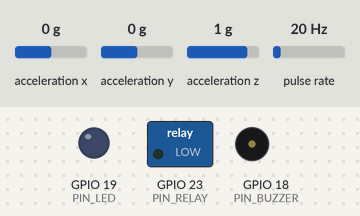
Simulated run of this sketch. Board: ESP32. Parts: switched loads named in the sketch (green lamp = pin HIGH), output pins drawn as LEDs (lit = HIGH), buzzer (waves = sounding, pin HIGH). Wiring (from diagram.json): MPU-6050 motion sensor at I2C address 0x68. Wiring (inferred from the names in the program): pulse sensor: data GPIO 4. Inputs (shaded band) come from the test bench; at power-on: acceleration x 0 g, acceleration y 0 g, acceleration z 1 g, pulse rate 20 Hz. WiFi joins after 1.5 s; servers stay silent unless stated; no MQTT or app messages arrive unless stated; what the sketch prints to the serial monitor is not drawn.

Above: at 3.1 s.
3.2 s: acceleration x set to -1 g
At 4.3 s:
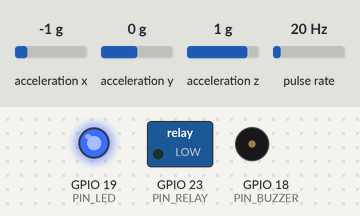
6.2 s: acceleration x set to -1.3 g
At 8.27 s:
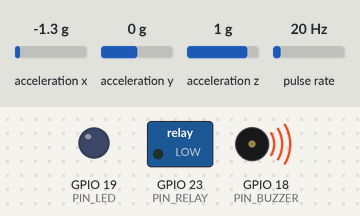
At 9.02 s:
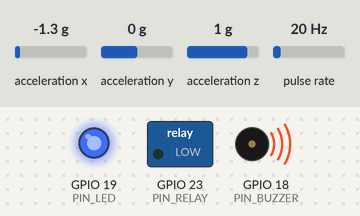
Timing chart, 0 to 22.2 s (numbered marks = the images above; inputs shaded):
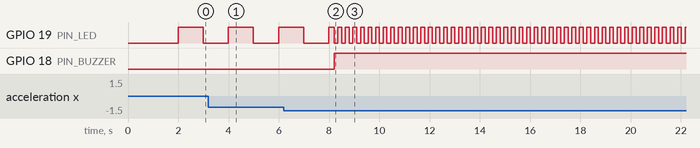

The sketch:

sketch.ino
```cpp
#include <WiFi.h>
#include <PubSubClient.h>
#include <Wire.h>

// =========================================================================
// SMART MOTORBIKE GUARDIAN - BỘ GIẢ LẬP CHUẨN TOÀN DIỆN (WOKWI SIMULATOR)
// Dành cho toàn bộ thành viên nhóm kiểm thử và hiểu kiến trúc hoạt động IoT
// =========================================================================

// --- Cấu hình Wi-Fi Wokwi & MQTT Broker ---
#define WIFI_SSID       "Wokwi-GUEST"
#define WIFI_PASSWORD   ""
#define MQTT_BROKER     "broker.emqx.io"
#define MQTT_PORT       1883

// UUID chuẩn của xe Honda SH 150i ABS trong Database
#define DEVICE_ID       "550e8400-e29b-41d4-a716-446655440001"
#define DEV_ALIAS       "dev-550e8400-0001"

// Các Topic MQTT trao đổi 2 chiều với Backend & Web Dashboard
#define TOPIC_TELEMETRY "guardian/" DEVICE_ID "/telemetry"
#define TOPIC_ALERT     "guardian/" DEVICE_ID "/alert"
#define TOPIC_STATUS    "guardian/" DEVICE_ID "/status"
#define TOPIC_CMD_SUB1  "guardian/" DEVICE_ID "/cmd/#"
#define TOPIC_CMD_SUB2  "guardian/" DEV_ALIAS "/cmd/#"
#define TOPIC_CMD_ACK   "guardian/" DEVICE_ID "/cmd/ack"

// --- Sơ đồ nối chân phần cứng (ESP32 DevKit V4) ---
#define PIN_RELAY       23  // Ngắt nguồn Motor DC (Mức THẤP: đóng tiếp điểm NO; Mức CAO: ngắt nguồn)
#define PIN_BUZZER      18  // Còi báo động chống trộm
#define PIN_LED         19  // Đèn LED hiển thị trạng thái an ninh
#define PIN_HALL        4   // Cảm biến từ trường Hall KY-003 (Đo xung vòng quay bánh xe)
#define PIN_SDA         21  // Đường I2C Data MPU-6050
#define PIN_SCL         22  // Đường I2C Clock MPU-6050

// Địa chỉ I2C của cảm biến MPU-6050
#define MPU_ADDR        0x68

// --- Định nghĩa 4 trạng thái an ninh ---
enum SecurityState {
    STATE_PARKED     = 0, // Xe đỗ bình thường, tắt bảo vệ
    STATE_ARMED      = 1, // Kích hoạt chế độ Canh giữ (Giám sát rung lắc / trộm)
    STATE_ALARM      = 2, // Đang phát hiện xâm phạm: Còi hú, gửi cảnh báo khẩn
    STATE_THEFT_LOCK = 3  // Đã kích hoạt chốt khóa động cơ an toàn
};

WiFiClient espClient;
PubSubClient mqttClient(espClient);

// Biến đo lường cảm biến
volatile uint32_t hallPulses = 0;
float currentSpeed = 0.0f;
float ax = 0.0f, ay = 0.0f, az = 9.81f;
float tiltAngle = 0.0f;
float dynamicAccel = 0.0f;

SecurityState currentState = STATE_PARKED;
bool isRelayCut = false;
bool isSirenActive = false;

// Bộ lọc Debounce và Cooldown
uint8_t consecutiveVibeCount = 0;
uint32_t lastAlertTime = 0;
uint32_t tiltStartTime = 0;
uint32_t lastTelemetrySend = 0;
uint32_t lastSpeedCalc = 0;
uint32_t lastLedBlink = 0;
bool ledState = false;

// Ngắt phần cứng ISR khi nam châm bánh xe quét qua cảm biến Hall
void IRAM_ATTR onHallPulse() {
    static uint32_t lastPulseMs = 0;
    uint32_t now = millis();
    if (now - lastPulseMs >= 15) { // Debounce chống rung 15ms
        hallPulses++;
        lastPulseMs = now;
    }
}

// Khởi động cảm biến gia tốc MPU-6050 qua I2C trực tiếp
bool initMPU6050() {
    Wire.begin(PIN_SDA, PIN_SCL);
    Wire.beginTransmission(MPU_ADDR);
    Wire.write(0x6B); // Thanh ghi quản lý nguồn PWR_MGMT_1
    Wire.write(0x00); // Đánh thức chip dậy (Thoát Sleep mode)
    byte err = Wire.endTransmission();
    return (err == 0);
}

// Đọc giá trị gia tốc 3 trục từ MPU-6050
bool readMPU6050(float &outAx, float &outAy, float &outAz) {
    Wire.beginTransmission(MPU_ADDR);
    Wire.write(0x3B); // Thanh ghi bắt đầu dữ liệu gia tốc ACCEL_XOUT_H
    if (Wire.endTransmission(false) != 0) return false;

    if (Wire.requestFrom(MPU_ADDR, 6) != 6) return false;

    int16_t rawX = (Wire.read() << 8) | Wire.read();
    int16_t rawY = (Wire.read() << 8) | Wire.read();
    int16_t rawZ = (Wire.read() << 8) | Wire.read();

    // Hệ số tỷ lệ chuẩn của thang đo +-2g (16384 LSB/g) -> m/s2
    const float SCALE = 9.80665f / 16384.0f;
    outAx = rawX * SCALE;
    outAy = rawY * SCALE;
    outAz = rawZ * SCALE;
    return true;
}

// Gửi bản tin cảnh báo lên MQTT
void publishAlert(const char* alertType, float metricValue) {
    char payload[192];
    snprintf(payload, sizeof(payload),
             "{\"event_type\":\"%s\",\"value\":%.2f,\"speed\":%.1f,\"state\":%d,\"ts\":%lu}",
             alertType, metricValue, currentSpeed, (int)currentState, (unsigned long)(millis() / 1000));
    mqttClient.publish(TOPIC_ALERT, payload);
    Serial.printf("\n🚨 [CẢNH BÁO PHÁT SINH] Loại: %s | Giá trị: %.2f | Vận tốc: %.1f km/h\n",
                  alertType, metricValue, currentSpeed);
}

// Xử lý các lệnh điều khiển Downlink nhận từ Web Dashboard
void mqttCallback(char* topic, byte* payload, unsigned int length) {
    char msg[256];
    if (length < sizeof(msg)) {
        memcpy(msg, payload, length);
        msg[length] = '\0';
    } else {
        return;
    }

    Serial.printf("\n📥 [LỆNH WEB NHẬN ĐƯỢC] Topic: %s\n   Payload: %s\n", topic, msg);

    // Tách cmd_id nếu có
    char cmdId[64] = "cmd-sim";
    char *cmdIdPtr = strstr(msg, "\"cmd_id\":\"");
    if (cmdIdPtr) {
        sscanf(cmdIdPtr + 10, "%[^\"]", cmdId);
    }

    // 1. LỆNH KHOÁ ĐỘNG CƠ KHẨN CẤP (LOCK_ENGINE) - Kiểm tra ràng buộc an toàn S-07
    if (strstr(msg, "\"LOCK_ENGINE\"") || strstr(topic, "/lock")) {
        Serial.println("⚙️ [Kiểm tra an toàn S-07] Nhận lệnh LOCK_ENGINE...");
        if (currentSpeed <= 0.5f) {
            // Xe đã dừng hẳn -> Cho phép ngắt nguồn an toàn
            digitalWrite(PIN_RELAY, HIGH); // Mức HIGH ngắt tiếp điểm rơ-le
            isRelayCut = true;
            currentState = STATE_THEFT_LOCK;
            Serial.println("  -> [THỰC THI THÀNH CÔNG] Relay đã NGẮT NGUỒN Motor DC!");

            char ack[192];
            snprintf(ack, sizeof(ack), "{\"cmd_id\":\"%s\",\"result\":\"EXECUTED\",\"ts\":%lu}",
                     cmdId, (unsigned long)(millis() / 1000));
            mqttClient.publish(TOPIC_CMD_ACK, ack);
        } else {
            // Xe đang chạy -> BẢO VỆ TÍNH MẠNG: TỪ CHỐI LỆNH TẠI BIÊN PHẦN CỨNG
            Serial.printf("  -> [TỪ CHỐI AN TOÀN S-07] Tốc độ xe = %.1f km/h > 0! Nghiêm cấm ngắt nguồn!\n", currentSpeed);
            char ack[192];
            snprintf(ack, sizeof(ack),
                     "{\"cmd_id\":\"%s\",\"result\":\"REJECTED\",\"reason\":\"SPEED_NOT_ZERO\",\"ts\":%lu}",
                     cmdId, (unsigned long)(millis() / 1000));
            mqttClient.publish(TOPIC_CMD_ACK, ack);
        }
    }
    // 2. LỆNH MỞ KHOÁ ĐỘNG CƠ (UNLOCK_ENGINE)
    else if (strstr(msg, "\"UNLOCK_ENGINE\"") || strstr(topic, "/unlock")) {
        digitalWrite(PIN_RELAY, LOW); // Đóng lại tiếp điểm rơ-le
        isRelayCut = false;
        currentState = STATE_PARKED;
        digitalWrite(PIN_BUZZER, LOW);
        isSirenActive = false;
        Serial.println("🔓 [THỰC THI] Đã cấp nguồn lại cho Motor (Trạng thái PARKED).");

        char ack[192];
        snprintf(ack, sizeof(ack), "{\"cmd_id\":\"%s\",\"result\":\"EXECUTED\",\"ts\":%lu}",
                 cmdId, (unsigned long)(millis() / 1000));
        mqttClient.publish(TOPIC_CMD_ACK, ack);
    }
    // 3. LỆNH KÍCH HOẠT CHẾ ĐỘ CANH GIỮ (ARM)
    else if (strstr(msg, "\"ARM\"") || strstr(topic, "/arm")) {
        currentState = STATE_ARMED;
        Serial.println("🛡️ [THỰC THI] Xe chuyển sang chế độ CANH GIỮ (ARMED). Đang giám sát chuyển động!");

        char ack[192];
        snprintf(ack, sizeof(ack), "{\"cmd_id\":\"%s\",\"result\":\"EXECUTED\",\"ts\":%lu}",
                 cmdId, (unsigned long)(millis() / 1000));
        mqttClient.publish(TOPIC_CMD_ACK, ack);
    }
    // 4. LỆNH HUỶ CANH GIỮ (DISARM)
    else if (strstr(msg, "\"DISARM\"") || strstr(topic, "/disarm")) {
        currentState = STATE_PARKED;
        digitalWrite(PIN_BUZZER, LOW);
        isSirenActive = false;
        Serial.println("🅿️ [THỰC THI] Huỷ chế độ canh giữ. Xe trở về trạng thái ĐỖ (PARKED).");

        char ack[192];
        snprintf(ack, sizeof(ack), "{\"cmd_id\":\"%s\",\"result\":\"EXECUTED\",\"ts\":%lu}",
                 cmdId, (unsigned long)(millis() / 1000));
        mqttClient.publish(TOPIC_CMD_ACK, ack);
    }
    // 5. BẬT CÒI BÁO ĐỘNG TÌM XE (SIREN_ON)
    else if (strstr(msg, "\"SIREN_ON\"") || strstr(topic, "/siren_on")) {
        digitalWrite(PIN_BUZZER, HIGH);
        isSirenActive = true;
        Serial.println("🔊 [THỰC THI] Còi hú báo động đang BẬT.");
    }
    // 6. TẮT CÒI BÁO ĐỘNG (SIREN_OFF)
    else if (strstr(msg, "\"SIREN_OFF\"") || strstr(topic, "/siren_off")) {
        digitalWrite(PIN_BUZZER, LOW);
        isSirenActive = false;
        Serial.println("🔇 [THỰC THI] Còi hú báo động đã TẮT.");
    }
    // 7. KHỞI ĐỘNG LẠI (REBOOT) - Cũng kiểm tra ràng buộc tốc độ an toàn
    else if (strstr(msg, "\"REBOOT\"") || strstr(topic, "/reboot")) {
        if (currentSpeed <= 0.5f) {
            Serial.println("🔄 [REBOOT] Tốc độ an toàn (= 0 km/h), khởi động lại hệ thống...");
            char ack[192];
            snprintf(ack, sizeof(ack), "{\"cmd_id\":\"%s\",\"result\":\"EXECUTED\",\"ts\":%lu}",
                     cmdId, (unsigned long)(millis() / 1000));
            mqttClient.publish(TOPIC_CMD_ACK, ack);
            delay(500);
            ESP.restart();
        } else {
            Serial.println("⚠️ [TỪ CHỐI REBOOT S-07] Xe đang chạy, không cho phép reset chip!");
            char ack[192];
            snprintf(ack, sizeof(ack),
                     "{\"cmd_id\":\"%s\",\"result\":\"REJECTED\",\"reason\":\"SPEED_NOT_ZERO\",\"ts\":%lu}",
                     cmdId, (unsigned long)(millis() / 1000));
            mqttClient.publish(TOPIC_CMD_ACK, ack);
        }
    }
}

void printBanner() {
    Serial.println("\n========================================================");
    Serial.println("     SMART MOTORBIKE GUARDIAN - WOKWI SIMULATOR");
    Serial.println("   Hệ thống IoT Giám Sát & An Ninh Xe Máy Hai Lớp");
    Serial.println("========================================================");
    Serial.println("👉 HƯỚNG DẪN TEST TÍNH NĂNG CHO CÁC THÀNH VIÊN:");
    Serial.println("1. [Đo tốc độ]: Nhấp nút xanh lá 'Hall Pulse' để tạo xung bánh xe.");
    Serial.println("2. [Ngã xe]: Nhấp vào MPU-6050, chỉnh góc nghiêng > 50 độ.");
    Serial.println("3. [Rung lắc/Trộm]: Chỉnh gia tốc trục X, Y mạnh khi đang ARMED.");
    Serial.println("4. [Ràng buộc an toàn S-07]: Bấm nút tạo tốc độ > 0 rồi lên Web");
    Serial.println("   bấm LOCK_ENGINE -> Xem ESP32 từ chối để chống tai nạn!");
    Serial.println("5. [Khoá xe thật]: Để tốc độ = 0 km/h, bấm LOCK_ENGINE trên Web");
    Serial.println("   -> Relay nhảy ngắt nguồn, đèn LED động cơ tắt lịm!");
    Serial.println("========================================================\n");
}

void setup() {
    Serial.begin(115200);
    delay(400);

    printBanner();

    pinMode(PIN_RELAY, OUTPUT);
    pinMode(PIN_BUZZER, OUTPUT);
    pinMode(PIN_LED, OUTPUT);
    digitalWrite(PIN_RELAY, LOW); // Mặc định đóng tiếp điểm, cấp nguồn cho motor
    digitalWrite(PIN_BUZZER, LOW);
    digitalWrite(PIN_LED, LOW);

    // Ngắt xung cảm biến Hall
    pinMode(PIN_HALL, INPUT_PULLUP);
    attachInterrupt(digitalPinToInterrupt(PIN_HALL), onHallPulse, FALLING);
    Serial.println("✓ Khởi tạo ngắt xung cảm biến Hall trên GPIO 4 thành công.");

    // Khởi tạo MPU-6050
    if (initMPU6050()) {
        Serial.println("✓ Cảm biến gia tốc MPU-6050 kết nối I2C thành công (0x68).");
    } else {
        Serial.println("⚠️ Chưa phát hiện MPU-6050 thực, sử dụng thông số mặc định.");
    }

    // Kết nối Wi-Fi Wokwi ảo
    Serial.print("📶 Đang kết nối Wi-Fi Wokwi-GUEST...");
    WiFi.begin(WIFI_SSID, WIFI_PASSWORD);
    uint8_t wifiRetry = 0;
    while (WiFi.status() != WL_CONNECTED && wifiRetry < 20) {
        delay(300);
        Serial.print(".");
        wifiRetry++;
    }
    if (WiFi.status() == WL_CONNECTED) {
        Serial.printf("\n✓ Wi-Fi đã kết nối! IP được cấp: %s\n", WiFi.localIP().toString().c_str());
    } else {
        Serial.println("\n⚠️ Chế độ ngoại tuyến (Offline Simulation Mode).");
    }

    mqttClient.setServer(MQTT_BROKER, MQTT_PORT);
    mqttClient.setCallback(mqttCallback);
}

void loop() {
    uint32_t now = millis();

    // Duy trì kết nối MQTT Broker
    if (WiFi.status() == WL_CONNECTED) {
        if (!mqttClient.connected()) {
            static uint32_t lastMqttReconnect = 0;
            if (now - lastMqttReconnect >= 4000) {
                lastMqttReconnect = now;
                Serial.printf("🔗 Đang kết nối MQTT Broker (%s:1883)...\n", MQTT_BROKER);
                if (mqttClient.connect(DEVICE_ID)) {
                    Serial.println("✓ Đã kết nối Broker MQTT EMQX thành công!");
                    mqttClient.subscribe(TOPIC_CMD_SUB1);
                    mqttClient.subscribe(TOPIC_CMD_SUB2);
                    Serial.println("✓ Đã đăng ký lắng nghe Topic lệnh điều khiển từ Web Dashboard.");
                }
            }
        } else {
            mqttClient.loop();
        }
    }

    // 1. Tính toán vận tốc xe mỗi 250ms từ cảm biến Hall
    if (now - lastSpeedCalc >= 250) {
        float dt = (now - lastSpeedCalc) / 1000.0f;
        lastSpeedCalc = now;

        uint32_t pulses = hallPulses;
        hallPulses = 0;

        // Bán kính bánh xe giả định 0.5m -> 1 vòng = 0.5m
        if (dt > 0.0f) {
            float speed_mps = (pulses * 0.5f) / dt;
            float calcSpeed = speed_mps * 3.6f;
            // Làm mượt vận tốc (exponential smoothing)
            currentSpeed = (currentSpeed * 0.7f) + (calcSpeed * 0.3f);
            if (currentSpeed < 0.2f && pulses == 0) currentSpeed = 0.0f;
        }
    }

    // 2. Đọc và phân tích dữ liệu MPU-6050
    readMPU6050(ax, ay, az);

    // Tính góc nghiêng thân xe (Tilt Angle)
    tiltAngle = atan2(sqrt(ax * ax + ay * ay), fabs(az > 0.01f ? az : 1.0f)) * (180.0f / 3.14159265f);

    // Tính gia tốc động (Dynamic Acceleration đã bù trọng lực tĩnh 9.81 m/s2)
    dynamicAccel = sqrt(ax * ax + ay * ay + (az - 9.81f) * (az - 9.81f));

    // 3. THUẬT TOÁN PHÁT HIỆN NGÃ XE THÔNG MINH (Chống ôm cua)
    if (tiltAngle > 50.0f) {
        if (tiltStartTime == 0) tiltStartTime = now;

        // Điều kiện ngã xe thật: Xe dừng khựng (speed <= 2 km/h) HOẶC nghiêng liên tục > 2 giây
        bool isRealFall = (currentSpeed <= 2.0f && (now - tiltStartTime >= 500)) ||
                          (now - tiltStartTime >= 2000);

        if (isRealFall && (now - lastAlertTime >= 5000)) {
            lastAlertTime = now;
            publishAlert("FALL_DETECTED", tiltAngle);
            if (currentState != STATE_THEFT_LOCK) {
                currentState = STATE_ALARM;
                digitalWrite(PIN_BUZZER, HIGH);
                isSirenActive = true;
            }
        }
    } else {
        tiltStartTime = 0;
    }

    // 4. PHÁT HIỆN RUNG LẮC KHI Ở CHẾ ĐỘ CANH GIỮ (ARMED)
    if (currentState == STATE_ARMED) {
        if (dynamicAccel > 3.5f) {
            consecutiveVibeCount++;
            // Debounce: Yêu cầu 3 mẫu liên tiếp vượt ngưỡng
            if (consecutiveVibeCount >= 3 && (now - lastAlertTime >= 4000)) {
                lastAlertTime = now;
                consecutiveVibeCount = 0;
                publishAlert("MOTION_WHILE_ARMED", dynamicAccel);
                currentState = STATE_ALARM;
                digitalWrite(PIN_BUZZER, HIGH);
                isSirenActive = true;
            }
        } else {
            if (consecutiveVibeCount > 0) consecutiveVibeCount--;
        }
    }

    // 5. Điều khiển đèn LED nháy theo trạng thái an ninh
    uint32_t blinkInterval = 1000;
    if (currentState == STATE_ALARM) blinkInterval = 150;      // Nháy cực nhanh khi báo động
    else if (currentState == STATE_ARMED) blinkInterval = 800; // Nháy đều khi đang canh giữ
    else if (currentState == STATE_THEFT_LOCK) blinkInterval = 0; // Sáng cố định khi khóa xe

    if (blinkInterval > 0) {
        if (now - lastLedBlink >= blinkInterval) {
            lastLedBlink = now;
            ledState = !ledState;
            digitalWrite(PIN_LED, ledState ? HIGH : LOW);
        }
    } else {
        digitalWrite(PIN_LED, HIGH);
    }

    // 6. Gửi Telemetry định kỳ mỗi 1.0 giây lên MQTT Web Dashboard
    if (now - lastTelemetrySend >= 1000) {
        lastTelemetrySend = now;

        char telemJson[256];
        snprintf(telemJson, sizeof(telemJson),
                 "{\"speed\":%.1f,\"battery\":12.4,\"ax\":%.2f,\"ay\":%.2f,\"az\":%.2f,\"state\":%d,\"tilt\":%.1f,\"ts\":%lu}",
                 currentSpeed, ax, ay, az, (int)currentState, tiltAngle, (unsigned long)(now / 1000));

        if (mqttClient.connected()) {
            mqttClient.publish(TOPIC_TELEMETRY, telemJson);
        }

        // In trạng thái ra Serial Monitor
        const char* stateNames[] = {"PARKED", "ARMED", "ALARM", "THEFT_LOCK"};
        Serial.printf("[Tele] Vận tốc: %4.1f km/h | Nghiêng: %4.1f° | Gia tốc: %4.1f m/s² | Trạng thái: %-10s | Motor: %s\n",
                      currentSpeed, tiltAngle, dynamicAccel, stateNames[currentState],
                      isRelayCut ? "⛔ ĐÃ NGẮT NGUỒN" : "🟢 ĐANG CẤP NGUỒN");
    }
}
```

Measured:
- the behaviour switches between -1.1 and -1.2 g on acceleration x (found by bisection; images 1 and 2)
- after the input at 6.2 s, GPIO 18 (PIN_BUZZER): LOW → HIGH after 2.0 s
